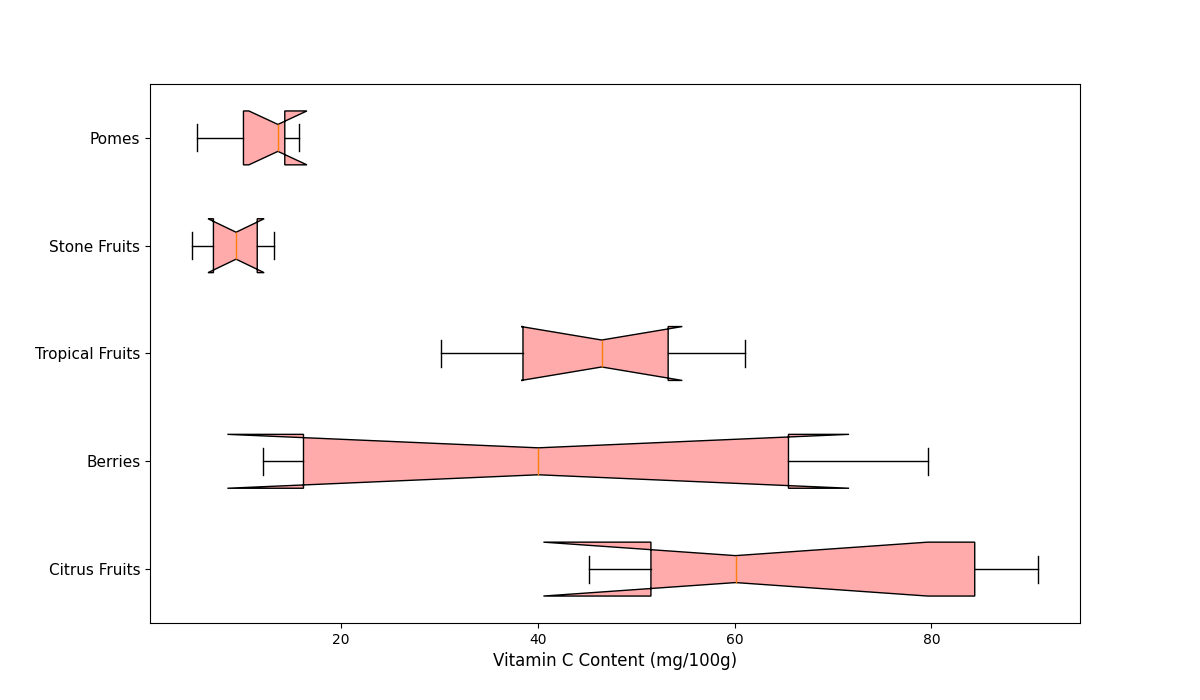

Recreate this plot in Python.
import matplotlib.pyplot as plt

# Data: Vitamin C content (mg/100g) for different fruit groups
citrus_fruits = [53.2, 60.1, 90.8, 88.3, 80.5, 45.2, 49.8]
berries = [12.1, 58.8, 67.7, 21.3, 79.7, 14.5]
tropical_fruits = [61.1, 30.2, 36.4, 45.4, 52.4, 39.2, 55.8, 47.6]
stone_fruits = [6.6, 8.4, 10.3, 4.9, 11.9, 13.2]
pomes = [5.4, 14.3, 13.6, 10.1, 15.7]

data = [citrus_fruits, berries, tropical_fruits, stone_fruits, pomes]
fruit_groups = ['Citrus Fruits', 'Berries', 'Tropical Fruits', 'Stone Fruits', 'Pomes']

fig, ax = plt.subplots(figsize=(12, 7))

# Plot with a single consistent box color
bp = ax.boxplot(data, vert=False, patch_artist=True, notch=True, whis=1.5)

# Set a single color for all box plots
single_color = '#FFABAB'  # Choose one consistent color
for patch in bp['boxes']:
    patch.set_facecolor(single_color)

ax.set_yticklabels(fruit_groups, fontsize=11)
ax.set_xlabel('Vitamin C Content (mg/100g)', fontsize=12)

plt.show()
